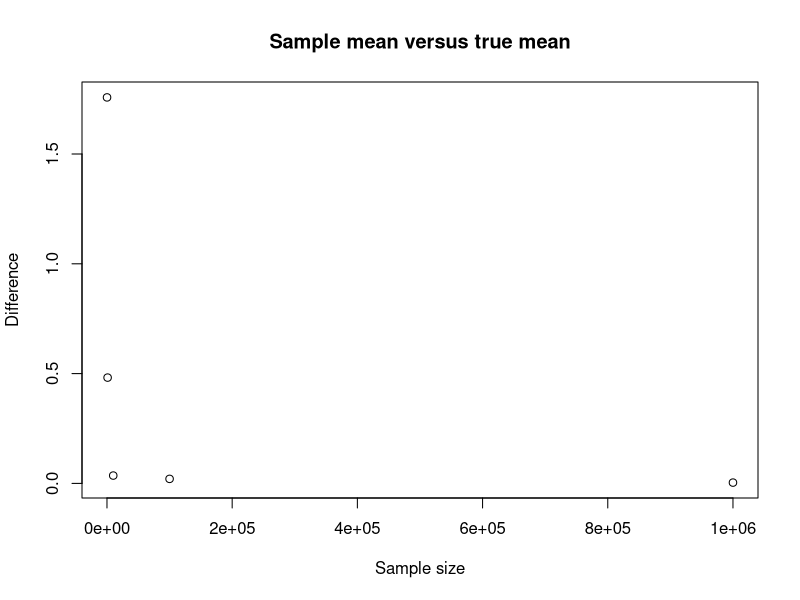
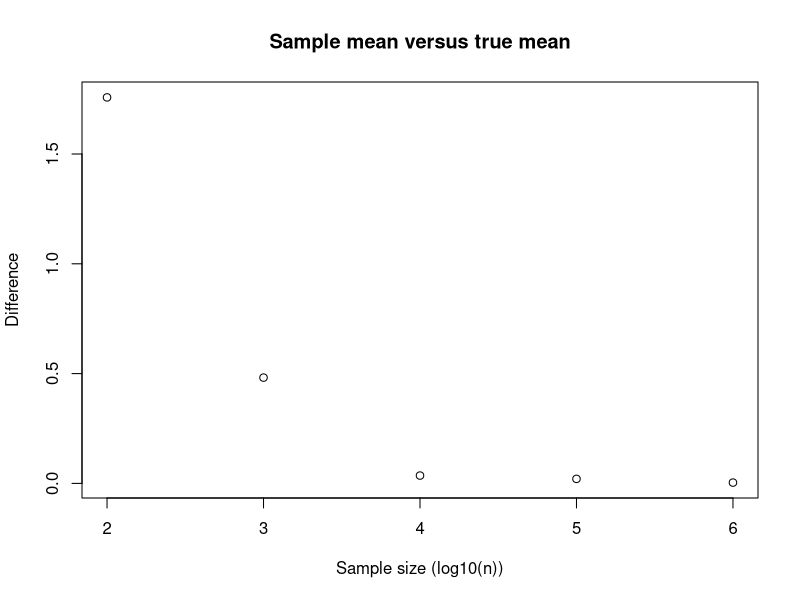

Recreate these plots in R, in order.
## ---- chunk 1
diff_from_true_mean <- function(sample_size){
  # the rnorm function takes a random sample of numbers from a population with a given mean (42), and a given sample size (10)
  sample <- rnorm(sample_size,42,10)
  
  # figure out the difference between the sample mean, and the population mean (42)
  diff <- 42-mean(sample)
  
  # return the absolute value of this difference
  return(abs(diff))
}
## ---- chunk 2
diff_from_true_mean(100)
diff_from_true_mean(1000)
diff_from_true_mean(10000)
diff_from_true_mean(100000)
diff_from_true_mean(1000000)

## ---- chunk 3
sample_sizes <- c(100,1000,10000,100000,1000000)
for (n in sample_sizes){
  print(diff_from_true_mean(n))
}
## ---- chunk 4
for (i in 2:6){
  n <- 10^i   # 10^2 = 100, 10^3 = 1000, 10^4=10000, etc....
  print(diff_from_true_mean(n))
}
## ---- chunk 5
diffs <- c()
for (i in 2:6){
  n <- 10^i   # 10^2 = 100, 10^3 = 1000, 10^4=10000, etc....
  diff <- diff_from_true_mean(n)
  diffs <- c(diffs,diff)
}
diffs
## ---- chunk 6
plot(sample_sizes,diffs,main="Sample mean versus true mean",xlab="Sample size",ylab="Difference")
## ---- chunk 7
plot(log10(sample_sizes),diffs,main="Sample mean versus true mean",xlab="Sample size (log10(n))",ylab="Difference")
